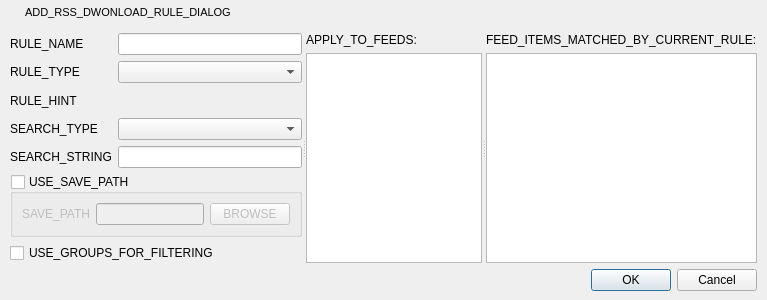
<?xml version="1.0" encoding="UTF-8"?>
<ui version="4.0">
 <class>AddRssDownloadRuleDialog</class>
 <widget class="QWidget" name="AddRssDownloadRuleDialog">
  <property name="geometry">
   <rect>
    <x>0</x>
    <y>0</y>
    <width>767</width>
    <height>300</height>
   </rect>
  </property>
  <property name="windowTitle">
   <string>ADD_RSS_DWONLOAD_RULE_DIALOG</string>
  </property>
  <property name="windowIcon">
   <iconset resource="ltorrent.qrc">
    <normaloff>:/icons/app.ico</normaloff>:/icons/app.ico</iconset>
  </property>
  <layout class="QVBoxLayout" name="m_windowLayout">
   <property name="spacing">
    <number>0</number>
   </property>
   <property name="leftMargin">
    <number>1</number>
   </property>
   <property name="topMargin">
    <number>1</number>
   </property>
   <property name="rightMargin">
    <number>1</number>
   </property>
   <property name="bottomMargin">
    <number>0</number>
   </property>
   <item>
    <widget class="QWidget" name="titleBar" native="true">
     <property name="minimumSize">
      <size>
       <width>0</width>
       <height>23</height>
      </size>
     </property>
     <property name="maximumSize">
      <size>
       <width>16777215</width>
       <height>23</height>
      </size>
     </property>
     <property name="styleSheet">
      <string notr="true"/>
     </property>
     <layout class="QHBoxLayout" name="horizontalLayout">
      <property name="spacing">
       <number>4</number>
      </property>
      <property name="leftMargin">
       <number>5</number>
      </property>
      <property name="topMargin">
       <number>0</number>
      </property>
      <property name="rightMargin">
       <number>1</number>
      </property>
      <property name="bottomMargin">
       <number>0</number>
      </property>
      <item>
       <widget class="QLabel" name="tbMenu">
        <property name="maximumSize">
         <size>
          <width>15</width>
          <height>15</height>
         </size>
        </property>
        <property name="text">
         <string/>
        </property>
        <property name="pixmap">
         <pixmap resource="ltorrent.qrc">:/icons/app.ico</pixmap>
        </property>
        <property name="scaledContents">
         <bool>true</bool>
        </property>
       </widget>
      </item>
      <item>
       <widget class="QLabel" name="LTitle">
        <property name="minimumSize">
         <size>
          <width>100</width>
          <height>22</height>
         </size>
        </property>
        <property name="maximumSize">
         <size>
          <width>16777215</width>
          <height>22</height>
         </size>
        </property>
        <property name="font">
         <font>
          <family>Arial</family>
          <pointsize>8</pointsize>
          <weight>50</weight>
          <bold>false</bold>
          <stylestrategy>PreferDefault</stylestrategy>
         </font>
        </property>
        <property name="styleSheet">
         <string notr="true"/>
        </property>
        <property name="text">
         <string>ADD_RSS_DWONLOAD_RULE_DIALOG</string>
        </property>
        <property name="textFormat">
         <enum>Qt::AutoText</enum>
        </property>
       </widget>
      </item>
      <item>
       <widget class="QPushButton" name="pbClose">
        <property name="minimumSize">
         <size>
          <width>22</width>
          <height>22</height>
         </size>
        </property>
        <property name="maximumSize">
         <size>
          <width>22</width>
          <height>22</height>
         </size>
        </property>
        <property name="iconSize">
         <size>
          <width>22</width>
          <height>22</height>
         </size>
        </property>
        <property name="flat">
         <bool>true</bool>
        </property>
       </widget>
      </item>
     </layout>
    </widget>
   </item>
   <item>
    <widget class="QWidget" name="m_centralWidget" native="true">
     <layout class="QGridLayout" name="gridLayout_5">
      <item row="0" column="0">
       <widget class="QSplitter" name="splitter">
        <property name="orientation">
         <enum>Qt::Horizontal</enum>
        </property>
        <widget class="QWidget" name="m_ruleSettingsContainer" native="true">
         <layout class="QGridLayout" name="gridLayout_4">
          <item row="0" column="0">
           <widget class="QLabel" name="label_5">
            <property name="text">
             <string>RULE_NAME</string>
            </property>
           </widget>
          </item>
          <item row="3" column="1">
           <widget class="QComboBox" name="m_pSearchTypeComboBox"/>
          </item>
          <item row="0" column="1">
           <widget class="QLineEdit" name="m_pRuleNameEdit"/>
          </item>
          <item row="1" column="1">
           <widget class="QComboBox" name="m_pRuleTypeCombobx"/>
          </item>
          <item row="4" column="1">
           <widget class="QLineEdit" name="m_pSearchStringEdit"/>
          </item>
          <item row="1" column="0">
           <widget class="QLabel" name="label">
            <property name="text">
             <string>RULE_TYPE</string>
            </property>
           </widget>
          </item>
          <item row="4" column="0">
           <widget class="QLabel" name="label_2">
            <property name="text">
             <string>SEARCH_STRING</string>
            </property>
           </widget>
          </item>
          <item row="3" column="0">
           <widget class="QLabel" name="label_3">
            <property name="text">
             <string>SEARCH_TYPE</string>
            </property>
           </widget>
          </item>
          <item row="5" column="0" colspan="2">
           <widget class="QGroupBox" name="m_pUseSavePathGroupBox">
            <property name="sizePolicy">
             <sizepolicy hsizetype="Minimum" vsizetype="Minimum">
              <horstretch>0</horstretch>
              <verstretch>0</verstretch>
             </sizepolicy>
            </property>
            <property name="title">
             <string>USE_SAVE_PATH</string>
            </property>
            <property name="checkable">
             <bool>true</bool>
            </property>
            <property name="checked">
             <bool>false</bool>
            </property>
            <layout class="QGridLayout" name="gridLayout_3">
             <item row="0" column="0">
              <widget class="QLabel" name="label_6">
               <property name="text">
                <string>SAVE_PATH</string>
               </property>
              </widget>
             </item>
             <item row="0" column="1">
              <widget class="QLineEdit" name="m_pSavePathEdit"/>
             </item>
             <item row="0" column="2">
              <widget class="QPushButton" name="m_pBrowseButton">
               <property name="text">
                <string>BROWSE</string>
               </property>
              </widget>
             </item>
            </layout>
           </widget>
          </item>
          <item row="6" column="0" colspan="2">
           <widget class="QCheckBox" name="m_pUseGroupsCheckBox">
            <property name="text">
             <string>USE_GROUPS_FOR_FILTERING</string>
            </property>
           </widget>
          </item>
          <item row="2" column="0" colspan="2">
           <widget class="QLabel" name="m_pRuleTypeHintLabel">
            <property name="text">
             <string>RULE_HINT</string>
            </property>
            <property name="wordWrap">
             <bool>true</bool>
            </property>
           </widget>
          </item>
         </layout>
        </widget>
        <widget class="QWidget" name="widget_2" native="true">
         <layout class="QGridLayout" name="gridLayout">
          <item row="1" column="0">
           <widget class="QListWidget" name="m_pFeedsListWidget"/>
          </item>
          <item row="0" column="0">
           <widget class="QLabel" name="label_4">
            <property name="text">
             <string>APPLY_TO_FEEDS:</string>
            </property>
           </widget>
          </item>
         </layout>
        </widget>
        <widget class="QWidget" name="widget" native="true">
         <layout class="QGridLayout" name="gridLayout_2">
          <item row="0" column="0">
           <widget class="QLabel" name="label_7">
            <property name="text">
             <string>FEED_ITEMS_MATCHED_BY_CURRENT_RULE:</string>
            </property>
           </widget>
          </item>
          <item row="1" column="0">
           <widget class="QTreeView" name="m_pFilteredFeedsView">
            <property name="mouseTracking">
             <bool>true</bool>
            </property>
            <property name="contextMenuPolicy">
             <enum>Qt::CustomContextMenu</enum>
            </property>
            <property name="animated">
             <bool>true</bool>
            </property>
            <property name="headerHidden">
             <bool>true</bool>
            </property>
           </widget>
          </item>
         </layout>
        </widget>
       </widget>
      </item>
      <item row="1" column="0">
       <widget class="QDialogButtonBox" name="buttonBox">
        <property name="standardButtons">
         <set>QDialogButtonBox::Cancel|QDialogButtonBox::Ok</set>
        </property>
       </widget>
      </item>
     </layout>
    </widget>
   </item>
  </layout>
 </widget>
 <tabstops>
  <tabstop>m_pRuleNameEdit</tabstop>
  <tabstop>m_pRuleTypeCombobx</tabstop>
  <tabstop>m_pSearchTypeComboBox</tabstop>
  <tabstop>m_pSearchStringEdit</tabstop>
  <tabstop>m_pUseSavePathGroupBox</tabstop>
  <tabstop>m_pSavePathEdit</tabstop>
  <tabstop>m_pBrowseButton</tabstop>
  <tabstop>m_pUseGroupsCheckBox</tabstop>
  <tabstop>m_pFeedsListWidget</tabstop>
  <tabstop>m_pFilteredFeedsView</tabstop>
  <tabstop>buttonBox</tabstop>
  <tabstop>pbClose</tabstop>
 </tabstops>
 <resources>
  <include location="ltorrent.qrc"/>
 </resources>
 <connections>
  <connection>
   <sender>buttonBox</sender>
   <signal>accepted()</signal>
   <receiver>AddRssDownloadRuleDialog</receiver>
   <slot>onApplyRule()</slot>
   <hints>
    <hint type="sourcelabel">
     <x>265</x>
     <y>329</y>
    </hint>
    <hint type="destinationlabel">
     <x>265</x>
     <y>174</y>
    </hint>
   </hints>
  </connection>
  <connection>
   <sender>buttonBox</sender>
   <signal>rejected()</signal>
   <receiver>AddRssDownloadRuleDialog</receiver>
   <slot>onCancel()</slot>
   <hints>
    <hint type="sourcelabel">
     <x>265</x>
     <y>329</y>
    </hint>
    <hint type="destinationlabel">
     <x>265</x>
     <y>174</y>
    </hint>
   </hints>
  </connection>
  <connection>
   <sender>m_pRuleNameEdit</sender>
   <signal>textEdited(QString)</signal>
   <receiver>AddRssDownloadRuleDialog</receiver>
   <slot>onChange()</slot>
   <hints>
    <hint type="sourcelabel">
     <x>181</x>
     <y>42</y>
    </hint>
    <hint type="destinationlabel">
     <x>265</x>
     <y>174</y>
    </hint>
   </hints>
  </connection>
  <connection>
   <sender>m_pRuleTypeCombobx</sender>
   <signal>currentIndexChanged(int)</signal>
   <receiver>AddRssDownloadRuleDialog</receiver>
   <slot>onChange()</slot>
   <hints>
    <hint type="sourcelabel">
     <x>184</x>
     <y>68</y>
    </hint>
    <hint type="destinationlabel">
     <x>265</x>
     <y>174</y>
    </hint>
   </hints>
  </connection>
  <connection>
   <sender>m_pSearchTypeComboBox</sender>
   <signal>currentIndexChanged(int)</signal>
   <receiver>AddRssDownloadRuleDialog</receiver>
   <slot>onChange()</slot>
   <hints>
    <hint type="sourcelabel">
     <x>184</x>
     <y>113</y>
    </hint>
    <hint type="destinationlabel">
     <x>265</x>
     <y>174</y>
    </hint>
   </hints>
  </connection>
  <connection>
   <sender>m_pSearchStringEdit</sender>
   <signal>textEdited(QString)</signal>
   <receiver>AddRssDownloadRuleDialog</receiver>
   <slot>onChange()</slot>
   <hints>
    <hint type="sourcelabel">
     <x>184</x>
     <y>139</y>
    </hint>
    <hint type="destinationlabel">
     <x>265</x>
     <y>174</y>
    </hint>
   </hints>
  </connection>
  <connection>
   <sender>m_pUseSavePathGroupBox</sender>
   <signal>clicked()</signal>
   <receiver>AddRssDownloadRuleDialog</receiver>
   <slot>onChange()</slot>
   <hints>
    <hint type="sourcelabel">
     <x>166</x>
     <y>201</y>
    </hint>
    <hint type="destinationlabel">
     <x>383</x>
     <y>149</y>
    </hint>
   </hints>
  </connection>
  <connection>
   <sender>m_pSavePathEdit</sender>
   <signal>textEdited(QString)</signal>
   <receiver>AddRssDownloadRuleDialog</receiver>
   <slot>onChange()</slot>
   <hints>
    <hint type="sourcelabel">
     <x>157</x>
     <y>207</y>
    </hint>
    <hint type="destinationlabel">
     <x>383</x>
     <y>149</y>
    </hint>
   </hints>
  </connection>
  <connection>
   <sender>m_pUseGroupsCheckBox</sender>
   <signal>stateChanged(int)</signal>
   <receiver>AddRssDownloadRuleDialog</receiver>
   <slot>onChange()</slot>
   <hints>
    <hint type="sourcelabel">
     <x>166</x>
     <y>244</y>
    </hint>
    <hint type="destinationlabel">
     <x>383</x>
     <y>149</y>
    </hint>
   </hints>
  </connection>
  <connection>
   <sender>m_pRuleTypeCombobx</sender>
   <signal>currentIndexChanged(int)</signal>
   <receiver>AddRssDownloadRuleDialog</receiver>
   <slot>onUpdateRuleTypeHint()</slot>
   <hints>
    <hint type="sourcelabel">
     <x>211</x>
     <y>77</y>
    </hint>
    <hint type="destinationlabel">
     <x>383</x>
     <y>149</y>
    </hint>
   </hints>
  </connection>
 </connections>
 <slots>
  <slot>onApplyRule()</slot>
  <slot>onCancel()</slot>
  <slot>onChange()</slot>
  <slot>onUpdateRuleTypeHint()</slot>
 </slots>
</ui>
